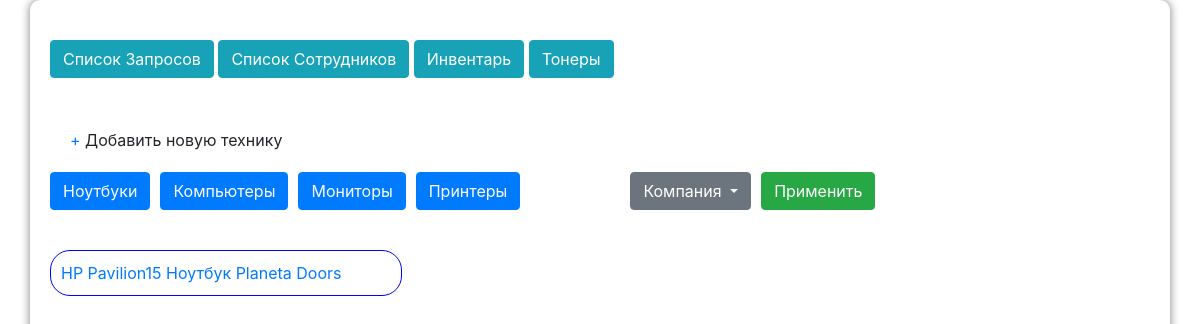
Before: /items_list (signed in) with the older database file.
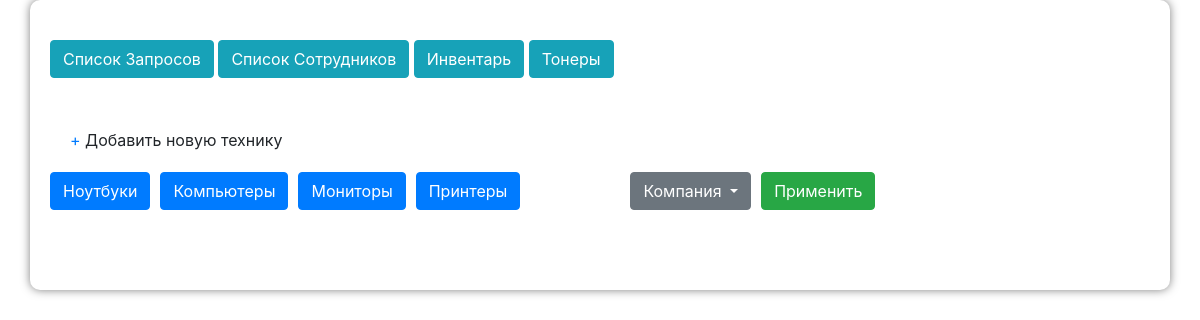
After: the same page with the newer database file.
### blog/models.py (models this page shows, shortened)
class Laptop(models.Model):
    brand = models.ForeignKey('Brand', on_delete=models.CASCADE, null=True, blank=True)
    name = models.CharField('Модель', max_length=200, default='')
    company = models.CharField('Компания',
        max_length=2,
        choices=companyChoice,
        default='pd',
    )
    family = models.CharField('Тип Техники',
        max_length=2,
        choices=techChoice,
        default='t1',
    )
    inventNumber = models.CharField('Инвентаризационный Номер', max_length=200, default='')
    serialNumber = models.CharField('Серийный Номер', max_length=200, default='')
    owner = models.ForeignKey('Worker', on_delete=models.CASCADE, null=True, blank=True)

class Brand(models.Model):
    name = models.CharField('Модель', max_length=200, default='')
    def __str__(self):
        return self.name

### blog/views.py (the view)
# urls.py: path('items_list', views.items_list, name='items_list'),
def items_list(request):
    items = Laptop.objects.order_by('name')
    context = {
        'items': items
    }
    return render(request, 'blog/items_list.html', context)

### blog/templates/blog/items_list.html (shortened to what this page needs)
{% extends 'blog/base.html' %}
{% block content %}
    <div class="items_list">
        <div class="header">
            <a href="{% url 'item_new' %}" class='glyphicon glyphicon-plus'>+</a>
            Добавить новую технику
        </div>
        <div class="row buttons">
            <button class="btn btn-primary" id="Ноутбук" onclick="family_choice(this.id)">Ноутбуки</button>
            <button class="btn btn-primary" id="Компьютер" onclick="family_choice(this.id)">Компьютеры</button>
            <button class="btn btn-primary" id="Монитор" onclick="family_choice(this.id)">Мониторы</button>
            <button class="btn btn-primary" id="Принтер" onclick="family_choice(this.id)">Принтеры</button>
            <div class="dropdown">
                <button class="btn btn-secondary dropdown-toggle" type="button" id="dropdownMenuButton1" data-toggle="dropdown" aria-haspopup="true" aria-expanded="false">
                    Компания
                </button>
            </div>
            <button class="btn btn-success" onclick="apply()">Применить</button>
        </div>
        <div class="row list" id="list">
            {% for item in items %}
                <a href="{% url 'item_detail' item.pk %}" class="item {{ item.get_family_display }} {{ item.get_company_display }}">
                    {{ item.brand }}
                    {{ item.name }}
                    {{ item.get_family_display }}
                    {{ item.get_company_display }}
                </a>
            {% endfor %}
        </div>
    </div>
{% endblock %}

Changed rows visible on the page:
removed Laptop: brand "HP", name "Pavilion15", family "Ноутбук", company "Planeta Doors"
